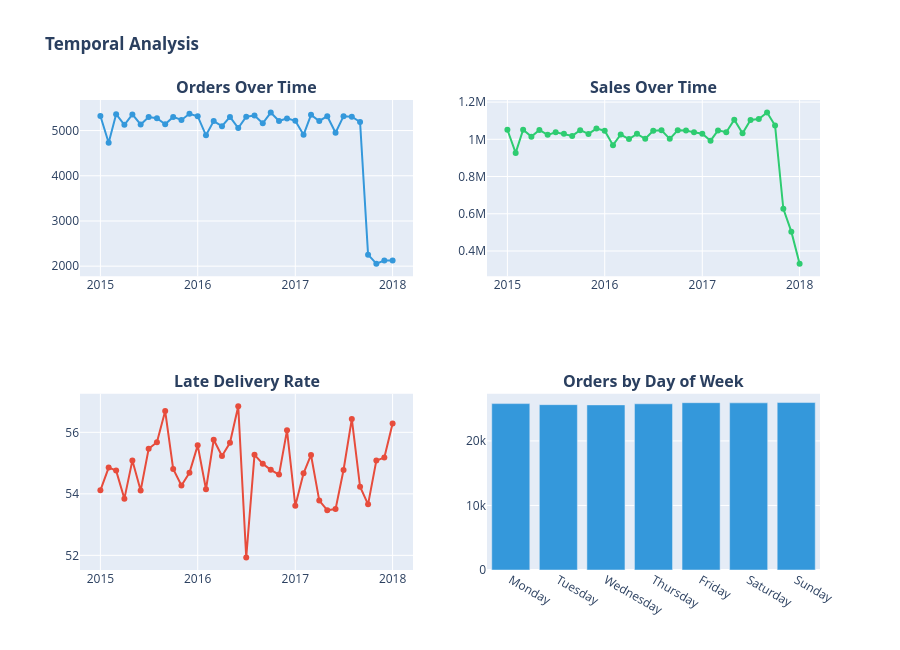

The code cell stored with this chart in its notebook:
### Markdown cell above
## 6. Temporal Trends

### Code cell
# Temporal Analysis
date_cols = [c for c in df.columns if 'date' in c.lower()]
if date_cols:
    df['order_date_parsed'] = pd.to_datetime(df[date_cols[0]], errors='coerce')
    df_dates = df[df['order_date_parsed'].notna()].copy()
    df_dates['year_month'] = df_dates['order_date_parsed'].dt.to_period('M')
    df_dates['day_of_week'] = df_dates['order_date_parsed'].dt.day_name()

    monthly_orders = df_dates.groupby('year_month').size()
    monthly_sales = df_dates.groupby('year_month')['Sales'].sum() if 'Sales' in df_dates.columns else None
    monthly_late = df_dates.groupby('year_month')['Late_delivery_risk'].mean() * 100 if 'Late_delivery_risk' in df_dates.columns else None
    day_order = ['Monday', 'Tuesday', 'Wednesday', 'Thursday', 'Friday', 'Saturday', 'Sunday']
    day_counts = df_dates['day_of_week'].value_counts().reindex(day_order, fill_value=0)

    fig = make_subplots(rows=2, cols=2, subplot_titles=(
        '<b>Orders Over Time</b>', '<b>Sales Over Time</b>',
        '<b>Late Delivery Rate</b>', '<b>Orders by Day of Week</b>'))

    fig.add_trace(go.Scatter(x=monthly_orders.index.astype(str), y=monthly_orders.values,
                              mode='lines+markers', line=dict(width=2, color='#3498db')), row=1, col=1)
    if monthly_sales is not None:
        fig.add_trace(go.Scatter(x=monthly_sales.index.astype(str), y=monthly_sales.values,
                                  mode='lines+markers', line=dict(width=2, color='#2ecc71')), row=1, col=2)
    if monthly_late is not None:
        fig.add_trace(go.Scatter(x=monthly_late.index.astype(str), y=monthly_late.values,
                                  mode='lines+markers', line=dict(width=2, color='#e74c3c')), row=2, col=1)
    fig.add_trace(go.Bar(x=day_counts.index, y=day_counts.values, marker_color='#3498db'), row=2, col=2)

    fig.update_layout(height=650, title_text='<b>Temporal Analysis</b>', showlegend=False)
    fig.show()

print("\n💡 Seasonal trends identified • Late delivery rate stable over time")

### Figure 1 — Plotly figure (JSON) as saved in the notebook; plotly's stock layout.template omitted (floating-point values rounded to 4 significant figures)
{"data": [{"line": {"color": "#3498db", "width": 2}, "mode": "lines+markers", "type": "scatter", "x": ["2015-01", "2015-02", "2015-03", "2015-04", "2015-05", "2015-06", "2015-07", "2015-08", "2015-09", "2015-10", "2015-11", "2015-12", "2016-01", "2016-02", "2016-03", "2016-04", "2016-05", "2016-06", "2016-07", "2016-08", "2016-09", "2016-10", "2016-11", "2016-12", "2017-01", "2017-02", "2017-03", "2017-04", "2017-05", "2017-06", "2017-07", "2017-08", "2017-09", "2017-10", "2017-11", "2017-12", "2018-01"], "xaxis": "x", "y": [5322, 4729, 5362, 5126, 5357, 5134, 5299, 5273, 5140, 5302, 5235, 5371, 5317, 4894, 5210, 5097, 5302, 5054, 5305, 5334, 5160, 5398, 5210, 5269, 5217, 4906, 5347, 5212, 5317, 4951, 5318, 5305, 5189, 2255, 2055, 2124, 2123], "yaxis": "y"}, {"line": {"color": "#2ecc71", "width": 2}, "mode": "lines+markers", "type": "scatter", "x": ["2015-01", "2015-02", "2015-03", "2015-04", "2015-05", "2015-06", "2015-07", "2015-08", "2015-09", "2015-10", "2015-11", "2015-12", "2016-01", "2016-02", "2016-03", "2016-04", "2016-05", "2016-06", "2016-07", "2016-08", "2016-09", "2016-10", "2016-11", "2016-12", "2017-01", "2017-02", "2017-03", "2017-04", "2017-05", "2017-06", "2017-07", "2017-08", "2017-09", "2017-10", "2017-11", "2017-12", "2018-01"], "xaxis": "x2", "y": [1052000.0, 927000.0, 1051000.0, 1014000.0, 1050000.0, 1024000.0, 1038000.0, 1029000.0, 1018000.0, 1049000.0, 1029000.0, 1058000.0, 1046000.0, 968500.0, 1026000.0, 1001000.0, 1029000.0, 1003000.0, 1046000.0, 1048000.0, 1002000.0, 1048000.0, 1048000.0, 1037000.0, 1030000.0, 992500.0, 1048000.0, 1038000.0, 1105000.0, 1032000.0, 1104000.0, 1109000.0, 1144000.0, 1074000.0, 626900.0, 503900.0, 331700.0], "yaxis": "y2"}, {"line": {"color": "#e74c3c", "width": 2}, "mode": "lines+markers", "type": "scatter", "x": ["2015-01", "2015-02", "2015-03", "2015-04", "2015-05", "2015-06", "2015-07", "2015-08", "2015-09", "2015-10", "2015-11", "2015-12", "2016-01", "2016-02", "2016-03", "2016-04", "2016-05", "2016-06", "2016-07", "2016-08", "2016-09", "2016-10", "2016-11", "2016-12", "2017-01", "2017-02", "2017-03", "2017-04", "2017-05", "2017-06", "2017-07", "2017-08", "2017-09", "2017-10", "2017-11", "2017-12", "2018-01"], "xaxis": "x3", "y": [54.11, 54.85, 54.76, 53.84, 55.09, 54.11, 55.46, 55.68, 56.69, 54.81, 54.27, 54.68, 55.58, 54.15, 55.76, 55.23, 55.66, 56.85, 51.93, 55.27, 54.98, 54.78, 54.63, 56.06, 53.61, 54.67, 55.26, 53.78, 53.47, 53.5, 54.78, 56.44, 54.23, 53.66, 55.09, 55.18, 56.29], "yaxis": "y3"}, {"marker": {"color": "#3498db"}, "type": "bar", "x": ["Monday", "Tuesday", "Wednesday", "Thursday", "Friday", "Saturday", "Sunday"], "xaxis": "x4", "y": [25786, 25622, 25587, 25752, 25925, 25901, 25946], "yaxis": "y4"}], "layout": {"annotations": [{"font": {"size": 16}, "showarrow": false, "text": "<b>Orders Over Time</b>", "x": 0.225, "xanchor": "center", "xref": "paper", "y": 1, "yanchor": "bottom", "yref": "paper"}, {"font": {"size": 16}, "showarrow": false, "text": "<b>Sales Over Time</b>", "x": 0.775, "xanchor": "center", "xref": "paper", "y": 1, "yanchor": "bottom", "yref": "paper"}, {"font": {"size": 16}, "showarrow": false, "text": "<b>Late Delivery Rate</b>", "x": 0.225, "xanchor": "center", "xref": "paper", "y": 0.375, "yanchor": "bottom", "yref": "paper"}, {"font": {"size": 16}, "showarrow": false, "text": "<b>Orders by Day of Week</b>", "x": 0.775, "xanchor": "center", "xref": "paper", "y": 0.375, "yanchor": "bottom", "yref": "paper"}], "height": 650, "showlegend": false, "title": {"text": "<b>Temporal Analysis</b>"}, "xaxis": {"anchor": "y", "domain": [0, 0.45]}, "xaxis2": {"anchor": "y2", "domain": [0.55, 1]}, "xaxis3": {"anchor": "y3", "domain": [0, 0.45]}, "xaxis4": {"anchor": "y4", "domain": [0.55, 1]}, "yaxis": {"anchor": "x", "domain": [0.625, 1]}, "yaxis2": {"anchor": "x2", "domain": [0.625, 1]}, "yaxis3": {"anchor": "x3", "domain": [0, 0.375]}, "yaxis4": {"anchor": "x4", "domain": [0, 0.375]}}}
